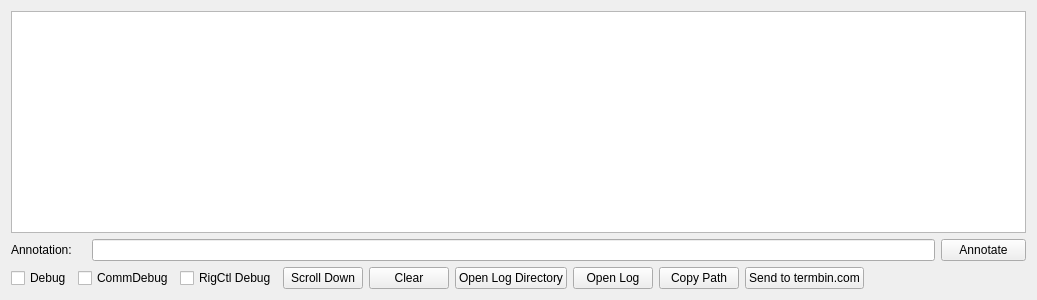
<?xml version="1.0" encoding="UTF-8"?>
<ui version="4.0">
 <class>loggingWindow</class>
 <widget class="QWidget" name="loggingWindow">
  <property name="geometry">
   <rect>
    <x>0</x>
    <y>0</y>
    <width>1037</width>
    <height>300</height>
   </rect>
  </property>
  <property name="windowTitle">
   <string>Form</string>
  </property>
  <layout class="QVBoxLayout" name="verticalLayout">
   <item>
    <widget class="QPlainTextEdit" name="logTextDisplay">
     <property name="focusPolicy">
      <enum>Qt::FocusPolicy::ClickFocus</enum>
     </property>
     <property name="undoRedoEnabled">
      <bool>false</bool>
     </property>
     <property name="lineWrapMode">
      <enum>QPlainTextEdit::LineWrapMode::NoWrap</enum>
     </property>
     <property name="readOnly">
      <bool>true</bool>
     </property>
    </widget>
   </item>
   <item>
    <layout class="QHBoxLayout" name="horizontalLayout_2">
     <property name="leftMargin">
      <number>0</number>
     </property>
     <property name="topMargin">
      <number>0</number>
     </property>
     <item>
      <widget class="QLabel" name="annotateLabel">
       <property name="minimumSize">
        <size>
         <width>75</width>
         <height>0</height>
        </size>
       </property>
       <property name="maximumSize">
        <size>
         <width>75</width>
         <height>16777215</height>
        </size>
       </property>
       <property name="text">
        <string>Annotation:</string>
       </property>
      </widget>
     </item>
     <item>
      <widget class="QLineEdit" name="userAnnotationText">
       <property name="minimumSize">
        <size>
         <width>290</width>
         <height>0</height>
        </size>
       </property>
       <property name="toolTip">
        <string>You may enter your own log notes here.</string>
       </property>
      </widget>
     </item>
     <item>
      <widget class="QPushButton" name="annotateBtn">
       <property name="minimumSize">
        <size>
         <width>85</width>
         <height>0</height>
        </size>
       </property>
       <property name="maximumSize">
        <size>
         <width>85</width>
         <height>16777215</height>
        </size>
       </property>
       <property name="toolTip">
        <string>Adds user-text to the log.</string>
       </property>
       <property name="text">
        <string>Annotate</string>
       </property>
      </widget>
     </item>
    </layout>
   </item>
   <item>
    <layout class="QHBoxLayout" name="horizontalLayout">
     <property name="leftMargin">
      <number>0</number>
     </property>
     <property name="topMargin">
      <number>0</number>
     </property>
     <item>
      <widget class="QCheckBox" name="debugBtn">
       <property name="toolTip">
        <string>&lt;html&gt;&lt;head/&gt;&lt;body&gt;&lt;p&gt;Enable or disable debug logging. Use the &amp;quot;-d&amp;quot; or &amp;quot;--debug&amp;quot; flag to open WFview with debug logging enabled on startup. &lt;/p&gt;&lt;/body&gt;&lt;/html&gt;</string>
       </property>
       <property name="text">
        <string>Debug</string>
       </property>
      </widget>
     </item>
     <item>
      <widget class="QCheckBox" name="commDebugChk">
       <property name="toolTip">
        <string>&lt;html&gt;&lt;head/&gt;&lt;body&gt;&lt;p&gt;This enables the logging of nearly all CI-V traffic. &lt;span style=&quot; font-weight:600;&quot;&gt;Use with caution&lt;/span&gt;. It is a lot of data. Meter levels and scope data are not shown. &lt;/p&gt;&lt;/body&gt;&lt;/html&gt;</string>
       </property>
       <property name="text">
        <string>CommDebug</string>
       </property>
      </widget>
     </item>
     <item>
      <widget class="QCheckBox" name="rigctlDebugChk">
       <property name="text">
        <string>RigCtl Debug</string>
       </property>
      </widget>
     </item>
     <item>
      <widget class="QPushButton" name="toBottomBtn">
       <property name="toolTip">
        <string>Scroll to bottom</string>
       </property>
       <property name="text">
        <string>Scroll Down</string>
       </property>
      </widget>
     </item>
     <item>
      <widget class="QPushButton" name="clearDisplayBtn">
       <property name="toolTip">
        <string>Clears the display. Does not clear the log file.</string>
       </property>
       <property name="text">
        <string>Clear</string>
       </property>
      </widget>
     </item>
     <item>
      <widget class="QPushButton" name="openDirBtn">
       <property name="toolTip">
        <string>Makes a best-effort to ask the host system to open the log file directory.</string>
       </property>
       <property name="text">
        <string>Open Log Directory</string>
       </property>
      </widget>
     </item>
     <item>
      <widget class="QPushButton" name="openLogFileBtn">
       <property name="toolTip">
        <string>Makes a best-effort to ask the host system to open the logfile.</string>
       </property>
       <property name="text">
        <string>Open Log</string>
       </property>
      </widget>
     </item>
     <item>
      <widget class="QPushButton" name="copyPathBtn">
       <property name="toolTip">
        <string>Copy the path of the log file to your clipboard.</string>
       </property>
       <property name="text">
        <string>Copy Path</string>
       </property>
      </widget>
     </item>
     <item>
      <widget class="QPushButton" name="sendToPasteBtn">
       <property name="toolTip">
        <string>&lt;html&gt;&lt;head/&gt;&lt;body&gt;&lt;p&gt;Sends text to termbin.com. Some personal information (such as your username) is in the log file, so do not click this button unless you are ok sharing your log file. This is a quick way to receive a URL, pointing to your log file text, that you can send to other people. &lt;/p&gt;&lt;/body&gt;&lt;/html&gt;</string>
       </property>
       <property name="text">
        <string>Send to termbin.com</string>
       </property>
      </widget>
     </item>
     <item>
      <spacer name="horizontalSpacer">
       <property name="orientation">
        <enum>Qt::Orientation::Horizontal</enum>
       </property>
       <property name="sizeHint" stdset="0">
        <size>
         <width>40</width>
         <height>20</height>
        </size>
       </property>
      </spacer>
     </item>
    </layout>
   </item>
  </layout>
 </widget>
 <resources/>
 <connections/>
</ui>
